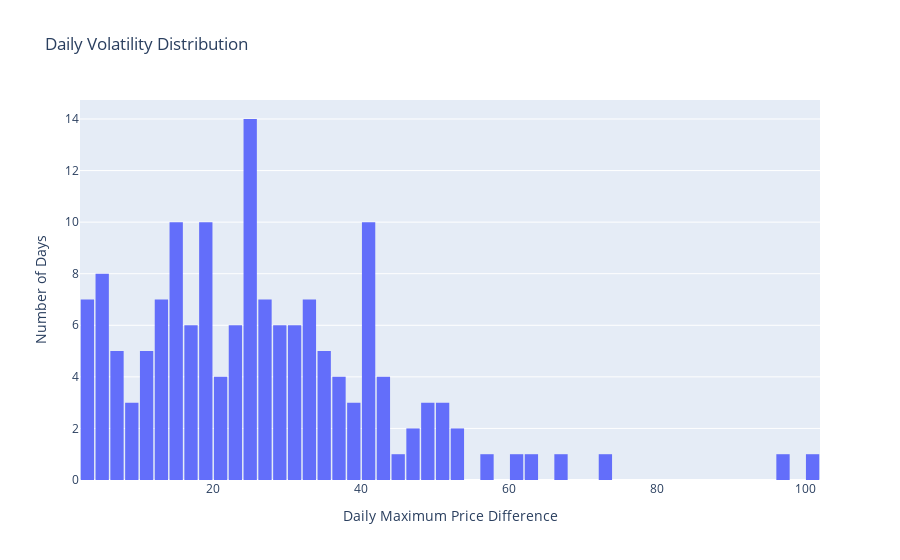

The code cell stored with this chart in its notebook:
### Markdown cell above
________________________![image.png](attachment:ae13da0b-f7ff-4c90-8555-9a84c6fa7f1e.png)

### Code cell
fig = px.histogram(Ask_1d_2024, 
                   x='Volatility',
                   title='Daily Volatility Distribution',
                   labels={'Volatility': 'Daily Maximum Price Difference'},
                   nbins=50)  # You can adjust number of bins

# Customize layout
fig.update_layout(
    bargap=0.1,  # Gap between bars
    xaxis_title='Daily Maximum Price Difference',
    yaxis_title='Number of Days',
    showlegend=False
)

fig.show()

### Figure 1 — Plotly figure (JSON) as saved in the notebook; plotly's stock layout.template omitted (floating-point values rounded to 4 significant figures; data arrays with more than 128 entries replaced by an {"elided": "..."} marker saying what was removed)
{"data": [{"bingroup": "x", "hovertemplate": "Daily Maximum Price Difference=%{x}<br>count=%{y}<extra></extra>", "legendgroup": "", "marker": {"color": "#636efa", "pattern": {"shape": ""}}, "name": "", "nbinsx": 50, "orientation": "v", "showlegend": false, "type": "histogram", "x": {"elided": "155 float values"}, "xaxis": "x", "yaxis": "y"}], "layout": {"bargap": 0.1, "barmode": "relative", "legend": {"tracegroupgap": 0}, "showlegend": false, "title": {"text": "Daily Volatility Distribution"}, "xaxis": {"anchor": "y", "domain": [0, 1], "title": {"text": "Daily Maximum Price Difference"}}, "yaxis": {"anchor": "x", "domain": [0, 1], "title": {"text": "Number of Days"}}}}
